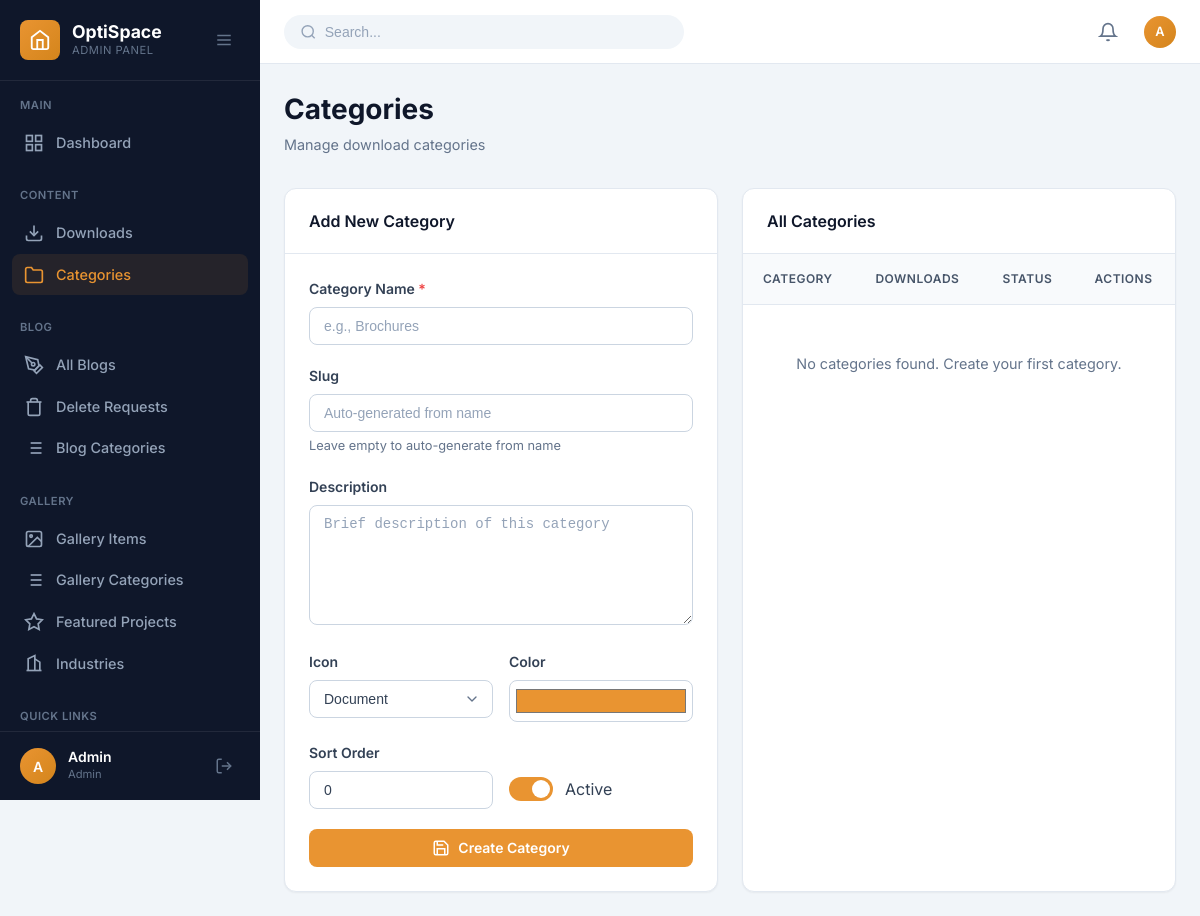
Before: /admin/categories.php (signed in) with the older database file.
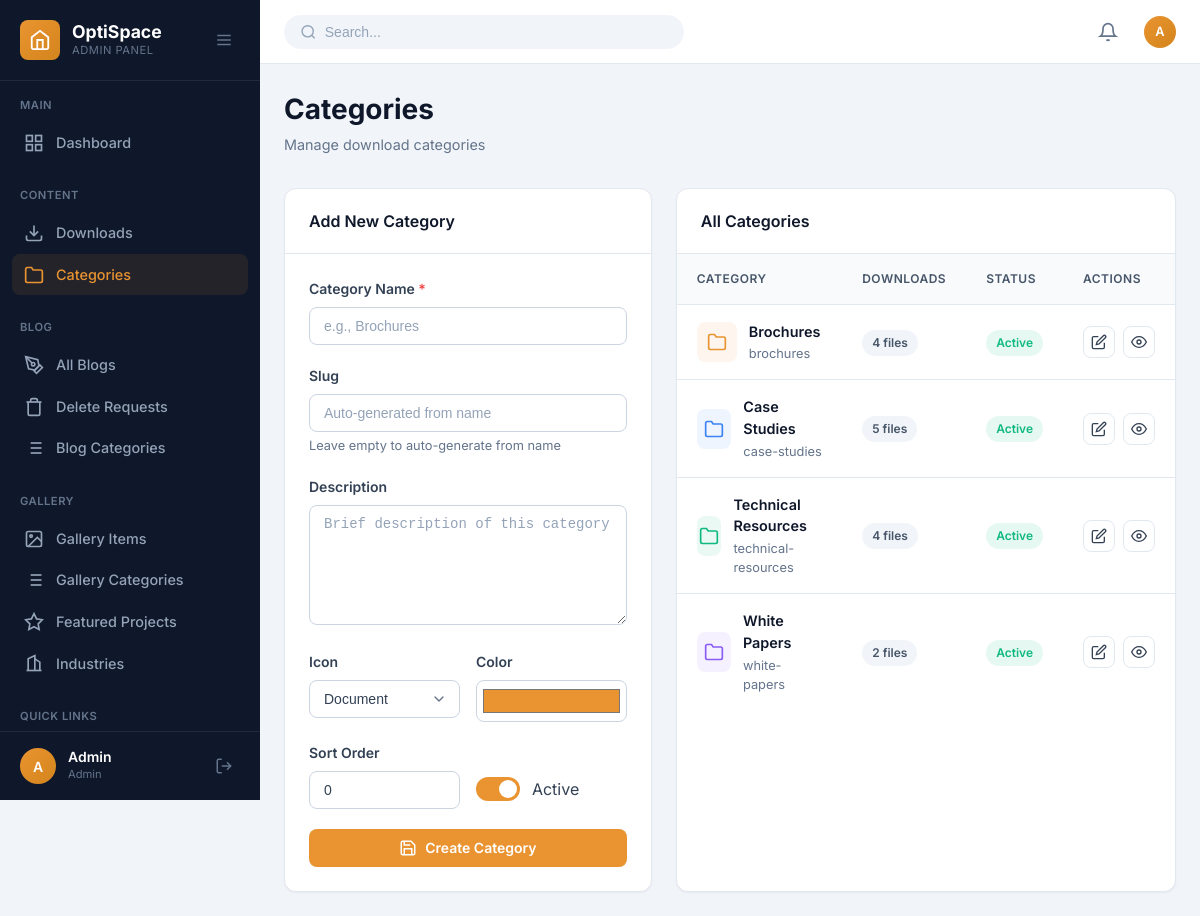
After: the same page with the newer database file.
### tables this page shows
CREATE TABLE IF NOT EXISTS download_categories (
    id INT AUTO_INCREMENT PRIMARY KEY,
    name VARCHAR(100) NOT NULL,
    slug VARCHAR(100) NOT NULL UNIQUE,
    description TEXT DEFAULT NULL,
    icon VARCHAR(50) DEFAULT 'document',
    color VARCHAR(20) DEFAULT '#E99431',
    sort_order INT DEFAULT 0,
    is_active TINYINT(1) DEFAULT 1,
    created_at TIMESTAMP DEFAULT CURRENT_TIMESTAMP,
    updated_at TIMESTAMP DEFAULT CURRENT_TIMESTAMP ON UPDATE CURRENT_TIMESTAMP
);

### admin/categories.php (the view, shortened to what the changed rows need)
<?php
$conn = getDBConnection();
$categories = $conn->query("
    SELECT c.*,
           (SELECT COUNT(*) FROM downloads d WHERE d.category_id = c.id) as download_count
    FROM download_categories c
    ORDER BY c.sort_order, c.name
");
include __DIR__ . '/includes/header.php';
?>
<div class="page-header">
    <div class="page-title-section">
        <h1 class="page-title">Categories</h1>
    </div>
</div>
<div style="display: grid; grid-template-columns: 1fr 1fr; gap: 1.5rem;">
    <div class="card">
        <div class="table-container">
            <table class="data-table">
                <thead>
                    <tr>
                        <th>Category</th>
                        <th>Downloads</th>
                        <th>Status</th>
                        <th>Actions</th>
                    </tr>
                </thead>
                <tbody>
                    <?php if ($categories->num_rows > 0): ?>
                        <?php while ($category = $categories->fetch_assoc()): ?>
                            <tr>
                                <td>
                                    <div class="table-item">
                                        <div class="table-item-icon" style="background: <?php echo htmlspecialchars($category['color']); ?>15;">
                                            <svg viewBox="0 0 24 24" fill="none" stroke="<?php echo htmlspecialchars($category['color']); ?>" stroke-width="2" style="width: 20px; height: 20px;">
                                                <path d="M22 19a2 2 0 0 1-2 2H4a2 2 0 0 1-2-2V5a2 2 0 0 1 2-2h5l2 3h9a2 2 0 0 1 2 2z"/>
                                            </svg>
                                        </div>
                                        <div class="table-item-info">
                                            <h4><?php echo htmlspecialchars($category['name']); ?></h4>
                                            <p><?php echo htmlspecialchars($category['slug']); ?></p>
                                        </div>
                                    </div>
                                </td>
                                <td>
                                    <span class="badge badge-gray"><?php echo $category['download_count']; ?> files</span>
                                </td>
                                <td>
                                    <?php if ($category['is_active']): ?>
                                        <span class="badge badge-success">Active</span>
                                    <?php else: ?>
                                        <span class="badge badge-gray">Inactive</span>
                                    <?php endif; ?>
                                </td>
                                <td>
                                    <div class="table-actions">
                                        <a href="?edit=<?php echo $category['id']; ?>"
                                           class="btn btn-secondary btn-sm btn-icon" title="Edit">
                                            <svg viewBox="0 0 24 24" fill="none" stroke="currentColor" stroke-width="2">
                                                <path d="M11 4H4a2 2 0 0 0-2 2v14a2 2 0 0 0 2 2h14a2 2 0 0 0 2-2v-7"/>
                                                <path d="M18.5 2.5a2.121 2.121 0 0 1 3 3L12 15l-4 1 1-4 9.5-9.5z"/>
                                            </svg>
                                        </a>
                                        <a href="?toggle=<?php echo $category['id']; ?>"
                                           class="btn btn-secondary btn-sm btn-icon"
                                           title="<?php echo $category['is_active'] ? 'Deactivate' : 'Activate'; ?>">
                                            <?php if ($category['is_active']): ?>
                                                <svg viewBox="0 0 24 24" fill="none" stroke="currentColor" stroke-width="2">
                                                    <path d="M1 12s4-8 11-8 11 8 11 8-4 8-11 8-11-8-11-8z"/>
                                                    <circle cx="12" cy="12" r="3"/>
                                                </svg>
                                            <?php endif; ?>
                                        </a>
                                    </div>
                                </td>
                            </tr>
                        <?php endwhile; ?>
                    <?php else: ?>
                        <tr>
                            <td colspan="4">
                                <div class="empty-state" style="padding: 2rem;">
                                    <p>No categories found. Create your first category.</p>
                                </div>
                            </td>
                        </tr>
                    <?php endif; ?>
                </tbody>
            </table>
        </div>
    </div>
</div>
<?php include __DIR__ . '/includes/footer.php'; ?>

Changed rows visible on the page:
added download_categories: name "Brochures", slug "brochures", download_count "4", is_active "Active"
added download_categories: name "Case Studies", slug "case-studies", download_count "5", is_active "Active"
added download_categories: name "Technical Resources", slug "technical-resources", download_count "4", is_active "Active"
added download_categories: name "White Papers", slug "white-papers", download_count "2", is_active "Active"
Other visible differences:
text no longer shown: "No categories found. Create your first category."
